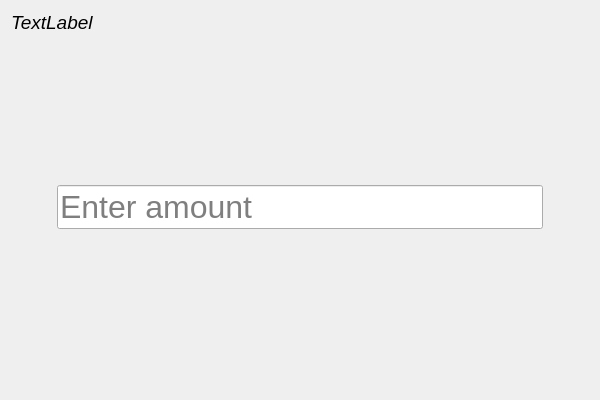
<?xml version="1.0" encoding="UTF-8"?>
<ui version="4.0">
 <class>WithdrawWidgetClass</class>
 <widget class="QWidget" name="WithdrawWidgetClass">
  <property name="geometry">
   <rect>
    <x>0</x>
    <y>0</y>
    <width>600</width>
    <height>400</height>
   </rect>
  </property>
  <property name="windowTitle">
   <string>WithdrawWidget</string>
  </property>
  <layout class="QGridLayout" name="gridLayout">
   <item row="1" column="2">
    <spacer name="horizontalSpacer_2">
     <property name="orientation">
      <enum>Qt::Orientation::Horizontal</enum>
     </property>
     <property name="sizeType">
      <enum>QSizePolicy::Policy::Preferred</enum>
     </property>
     <property name="sizeHint" stdset="0">
      <size>
       <width>40</width>
       <height>20</height>
      </size>
     </property>
    </spacer>
   </item>
   <item row="1" column="0">
    <spacer name="horizontalSpacer">
     <property name="orientation">
      <enum>Qt::Orientation::Horizontal</enum>
     </property>
     <property name="sizeType">
      <enum>QSizePolicy::Policy::Preferred</enum>
     </property>
     <property name="sizeHint" stdset="0">
      <size>
       <width>40</width>
       <height>20</height>
      </size>
     </property>
    </spacer>
   </item>
   <item row="0" column="0" colspan="3">
    <widget class="QLabel" name="label">
     <property name="font">
      <font>
       <pointsize>14</pointsize>
       <italic>true</italic>
      </font>
     </property>
     <property name="text">
      <string>TextLabel</string>
     </property>
    </widget>
   </item>
   <item row="1" column="1">
    <layout class="QVBoxLayout" name="verticalLayout">
     <item>
      <spacer name="verticalSpacer">
       <property name="orientation">
        <enum>Qt::Orientation::Vertical</enum>
       </property>
       <property name="sizeHint" stdset="0">
        <size>
         <width>20</width>
         <height>40</height>
        </size>
       </property>
      </spacer>
     </item>
     <item>
      <widget class="QLabel" name="errorInfo">
       <property name="font">
        <font>
         <pointsize>12</pointsize>
        </font>
       </property>
       <property name="text">
        <string/>
       </property>
      </widget>
     </item>
     <item>
      <widget class="QLineEdit" name="amountForm">
       <property name="font">
        <font>
         <pointsize>24</pointsize>
        </font>
       </property>
       <property name="text">
        <string/>
       </property>
       <property name="placeholderText">
        <string>Enter amount</string>
       </property>
      </widget>
     </item>
     <item>
      <spacer name="verticalSpacer_2">
       <property name="orientation">
        <enum>Qt::Orientation::Vertical</enum>
       </property>
       <property name="sizeHint" stdset="0">
        <size>
         <width>20</width>
         <height>40</height>
        </size>
       </property>
      </spacer>
     </item>
    </layout>
   </item>
   <item row="2" column="1">
    <spacer name="verticalSpacer_3">
     <property name="orientation">
      <enum>Qt::Orientation::Vertical</enum>
     </property>
     <property name="sizeType">
      <enum>QSizePolicy::Policy::Preferred</enum>
     </property>
     <property name="sizeHint" stdset="0">
      <size>
       <width>20</width>
       <height>40</height>
      </size>
     </property>
    </spacer>
   </item>
  </layout>
 </widget>
 <layoutdefault spacing="6" margin="11"/>
 <resources/>
 <connections/>
</ui>
